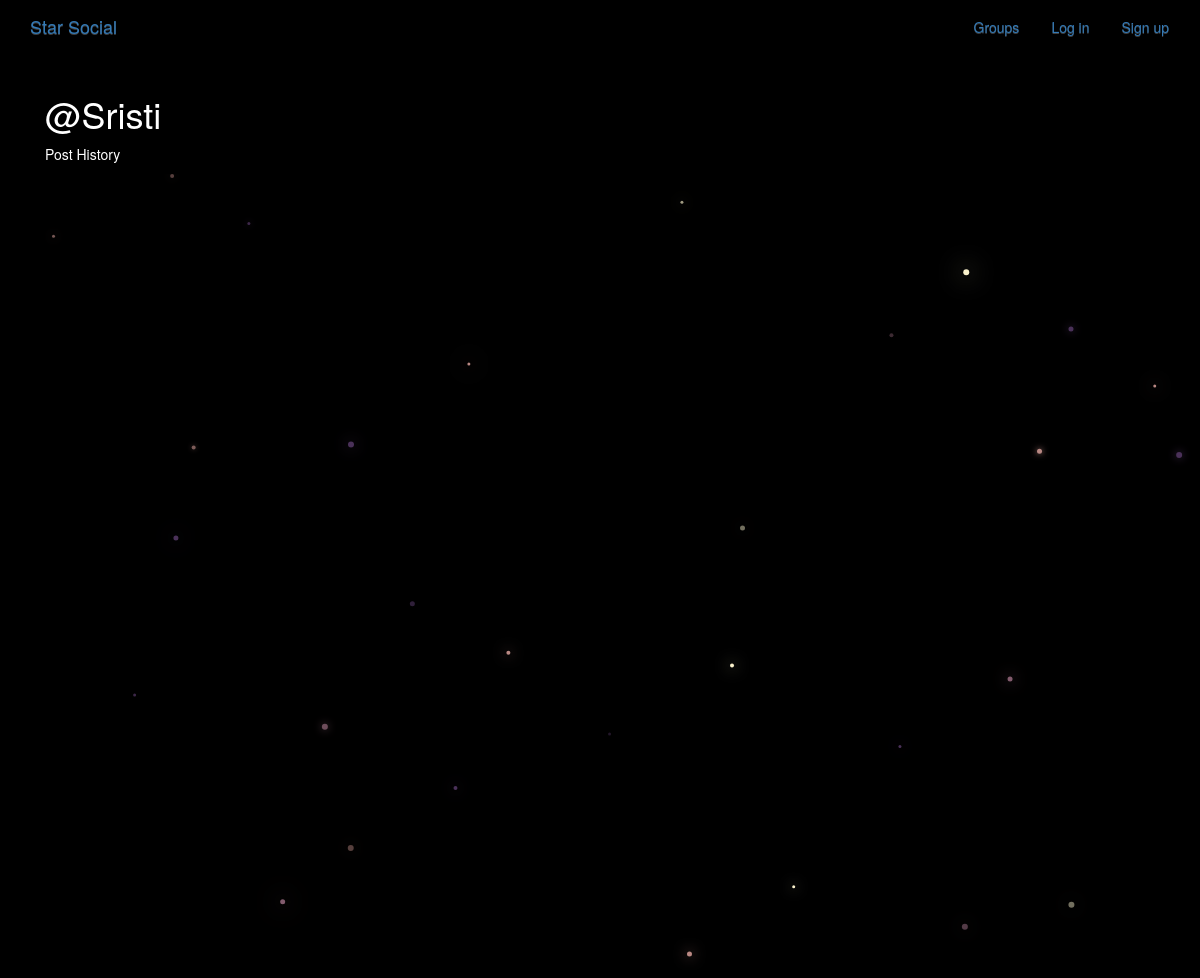
Page /posts/by/Sristi/ on the earlier database version.
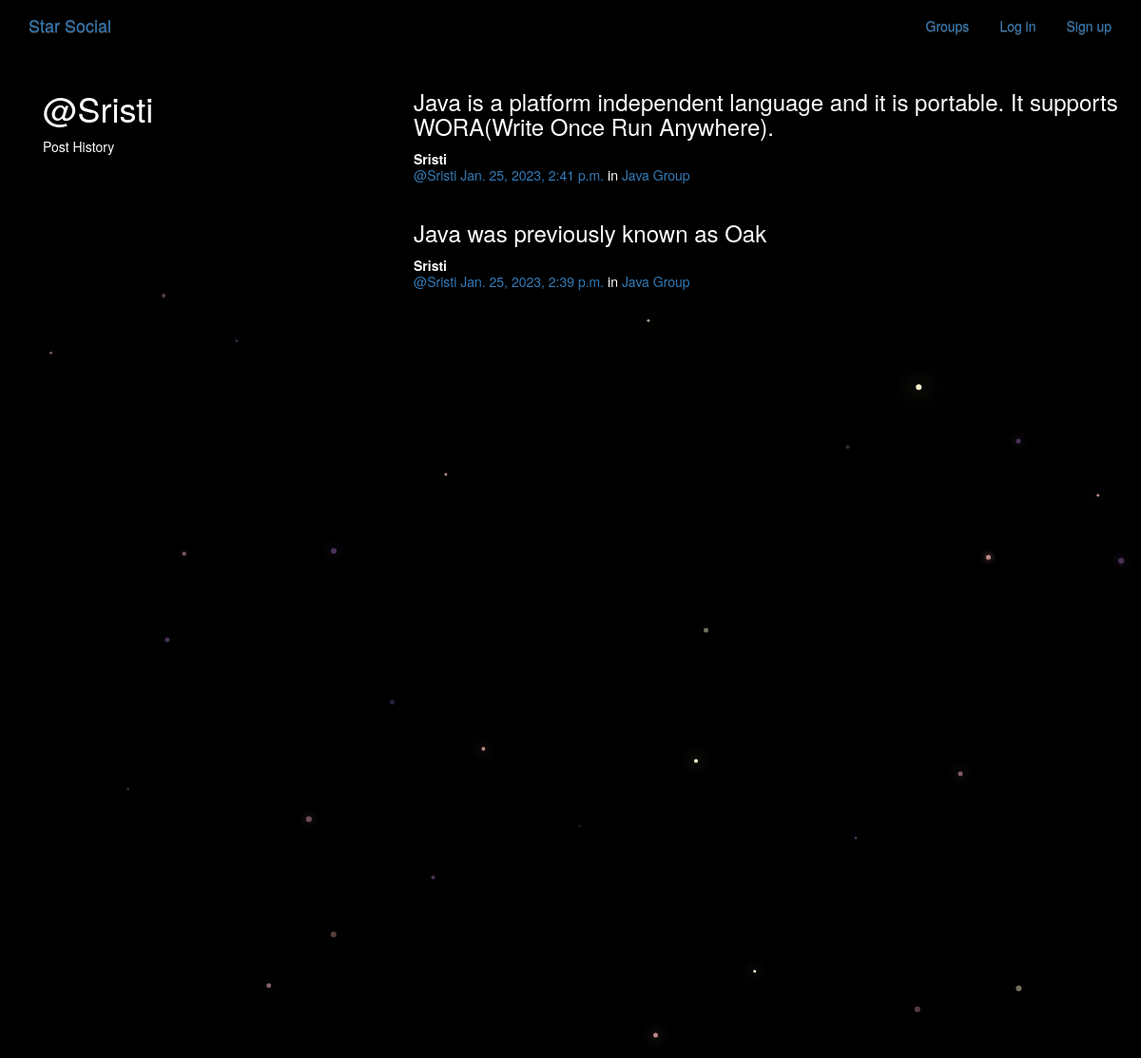
Same page on the later database version.
### posts/models.py (models this page shows, shortened)
class Post(models.Model):
    user = models.ForeignKey(User, related_name="posts",on_delete=models.CASCADE)
    created_at = models.DateTimeField(auto_now=True)
    message = models.TextField()
    message_html = models.TextField(editable=False)
    group = models.ForeignKey(Group, related_name="posts",null=True, blank=True,on_delete=models.CASCADE)
    class Meta:
        ordering = ["-created_at"]
        unique_together = ["user", "message"]

### groups/models.py (models this page shows, shortened)
class Group(models.Model):
    name = models.CharField(max_length=255, unique=True)
    slug = models.SlugField(allow_unicode=True, unique=True)
    description = models.TextField(blank=True, default='')
    description_html = models.TextField(editable=False, default='', blank=True)
    members = models.ManyToManyField(User,through="GroupMember")
    class Meta:
        ordering = ["name"]

### posts/views.py (the view)
# urls.py: re_path(r"by/(?P<username>[-\w]+)/$",views.UserPosts.as_view(),name="for_user"),
class UserPosts(generic.ListView):
    model = models.Post
    template_name = "posts/user_post_list.html"
    def get_queryset(self):
        try:
            self.post_user = User.objects.prefetch_related("posts").get(
                username__iexact=self.kwargs.get("username")
            )
        except User.DoesNotExist:
            raise Http404
        else:
            return self.post_user.posts.all()
    def get_context_data(self, **kwargs):
        context = super().get_context_data(**kwargs)
        context["post_user"] = self.post_user
        return context

### posts/templates/posts/user_post_list.html
{% extends "posts/post_base.html" %}
{% block prepost %}
<div class="col-md-4">
	<h1>@{{ post_user.username }}</h1>
	<p>Post History</p>
</div>
{% endblock %}
{% block post_content %}
<div class="col-md-8">
	{% for post in post_list %}
		{% include "posts/_post.html" %}
	{% endfor %}
</div>
{% endblock %}

### posts/templates/posts/_post.html (shortened to what this page needs)
<div class="post media">
	<h3>{{ post.message_html|safe }}</h3>
	<div class="media-body">
		<strong>{{ post.user.username }}</strong>
		<h5 class="media-heading">
			<span class="username"><a href="{% url 'posts:for_user' username=post.user.username %}">@{{ post.user.username }}</a></span>
			<time class="time"><a href="{% url 'posts:single' username=post.user.username pk=post.pk %}">{{ post.created_at }}</a></time>
			{% if post.group %}
			<span class="group-name">in <a href="#">{{ post.group.name }}</a></span>
			{% endif %}
		</h5>
	</div>
</div>

Differences in the rows shown:
added Post: message_html "Java is a platform independent language and it is portable. It supports WORA(Write Once Run Anywhere).", user.username "Sristi", created_at "Jan. 25, 2023, 2:41 p.m.", group.name "Java Group"
added Post: message_html "Java was previously known as Oak", user.username "Sristi", created_at "Jan. 25, 2023, 2:39 p.m.", group.name "Java Group"
